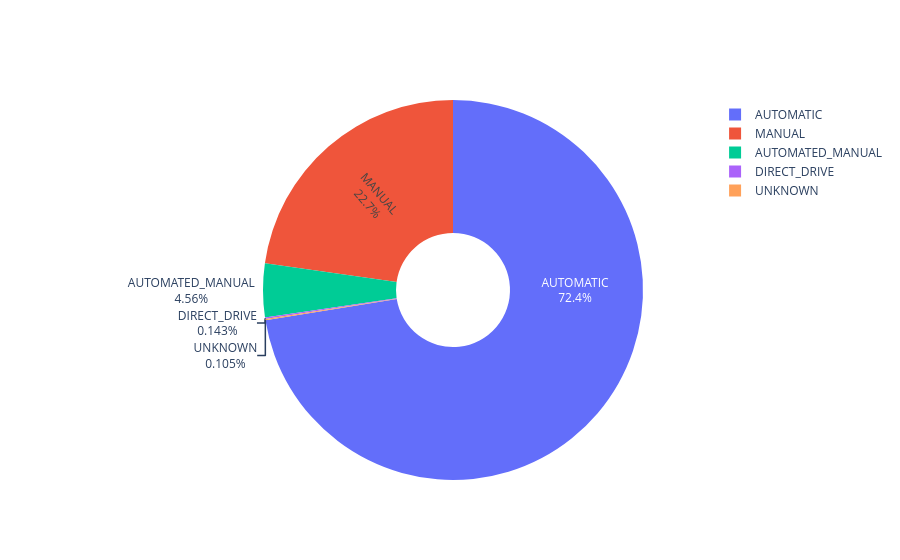

Here is the notebook cell this chart was saved with:
### Markdown cell above
#### Modelado Predictivo
El modelado predictivo es una forma poderosa de agregar inteligencia a tu aplicación. Permite a las aplicaciones predecir resultados contra nuevos datos. El acto de incorporar análisis predictivos en tus aplicaciones involucra dos fases principales: entrenamiento del modelo y despliegue del modelo.

### Code cell
data_pie = df['Transmission'].value_counts()

fig = go.Figure(data=[go.Pie(labels=data_pie.index, values=data_pie.tolist(), textinfo='label+percent',insidetextorientation='radial')])

fig.update_traces(hole=.3, hoverinfo="label+percent+name")

### Figure 1 — Plotly figure (JSON) as saved in the notebook; plotly's stock layout.template omitted (floating-point values rounded to 4 significant figures)
{"data": [{"hole": 0.3, "hoverinfo": "label+percent+name", "insidetextorientation": "radial", "labels": ["AUTOMATIC", "MANUAL", "AUTOMATED_MANUAL", "DIRECT_DRIVE", "UNKNOWN"], "textinfo": "label+percent", "type": "pie", "values": [7578, 2379, 477, 15, 11]}], "layout": {}}
